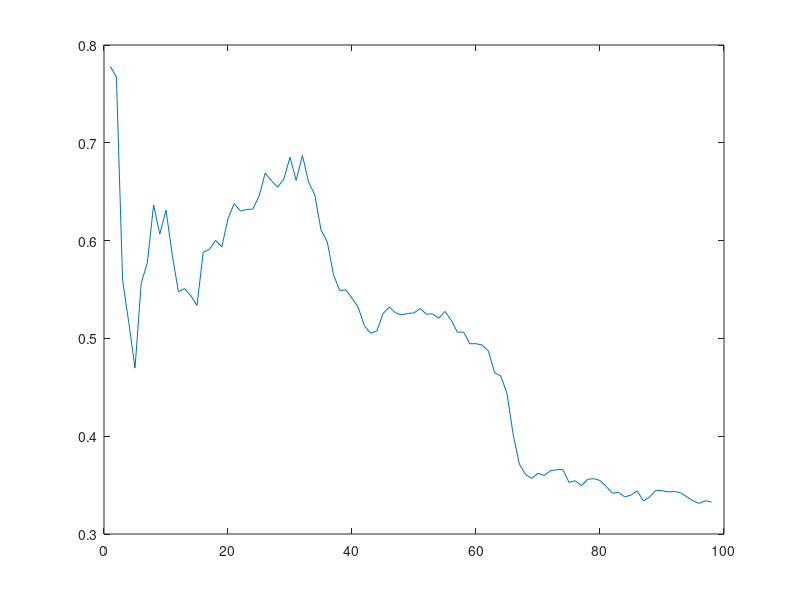
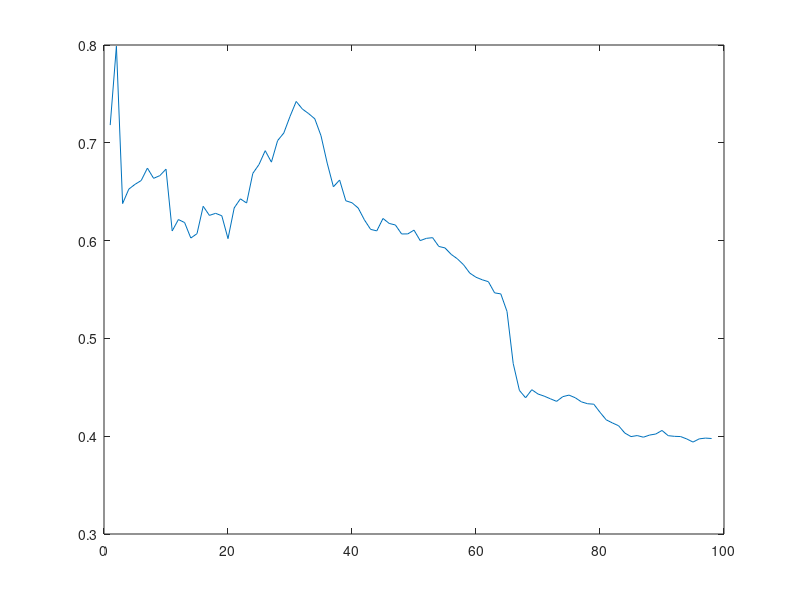
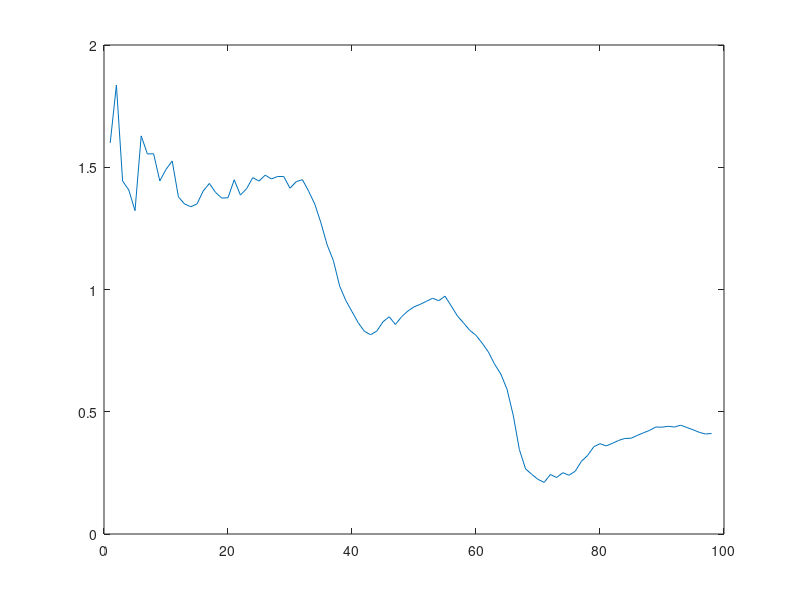
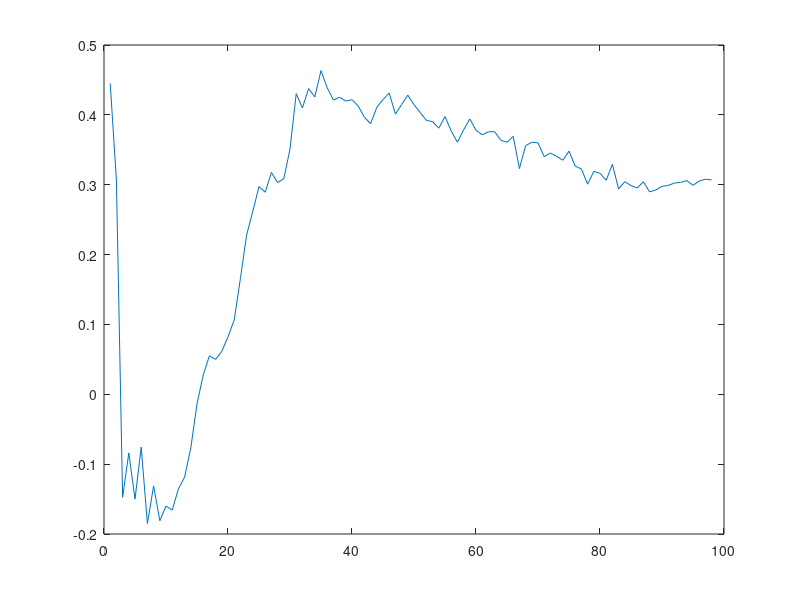

These charts were generated, in order, by the following MATLAB code:
clear;clc;close all;
load('raf_dataset.mat');
first_obs=180;


recursive_mean=zeros(7,length(dy)-first_obs);
for jj=1:length(dy)-first_obs;
    recursive_mean(:,jj)=mean([dy(first_obs:first_obs+jj)...
    dc(first_obs:first_obs+jj)...
    dinve(first_obs:first_obs+jj)...
    dw(first_obs:first_obs+jj)...
    labobs(first_obs:first_obs+jj)...
    pinfobs(first_obs:first_obs+jj)...
    robs(first_obs:first_obs+jj)]);
    
end


for jj=1:7
    figure;
    %subplot(7,1,jj);
    plot(recursive_mean(jj,:));
end

figure('Name','Inflation');
plot(pinfobs(first_obs:end));